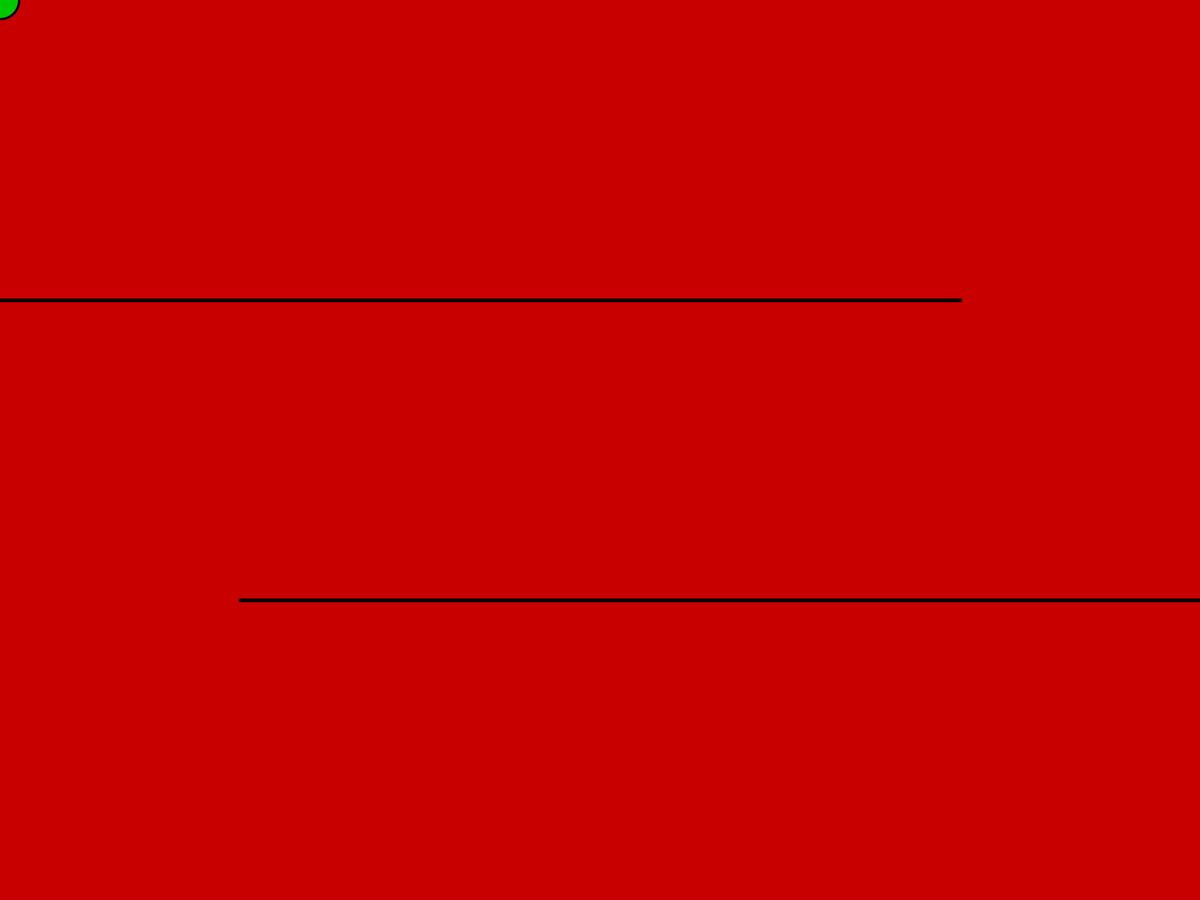
Frame 1 (no input)
Frame 60 (the mouse pressed at the canvas centre just before this capture): identical to frame 1, image omitted
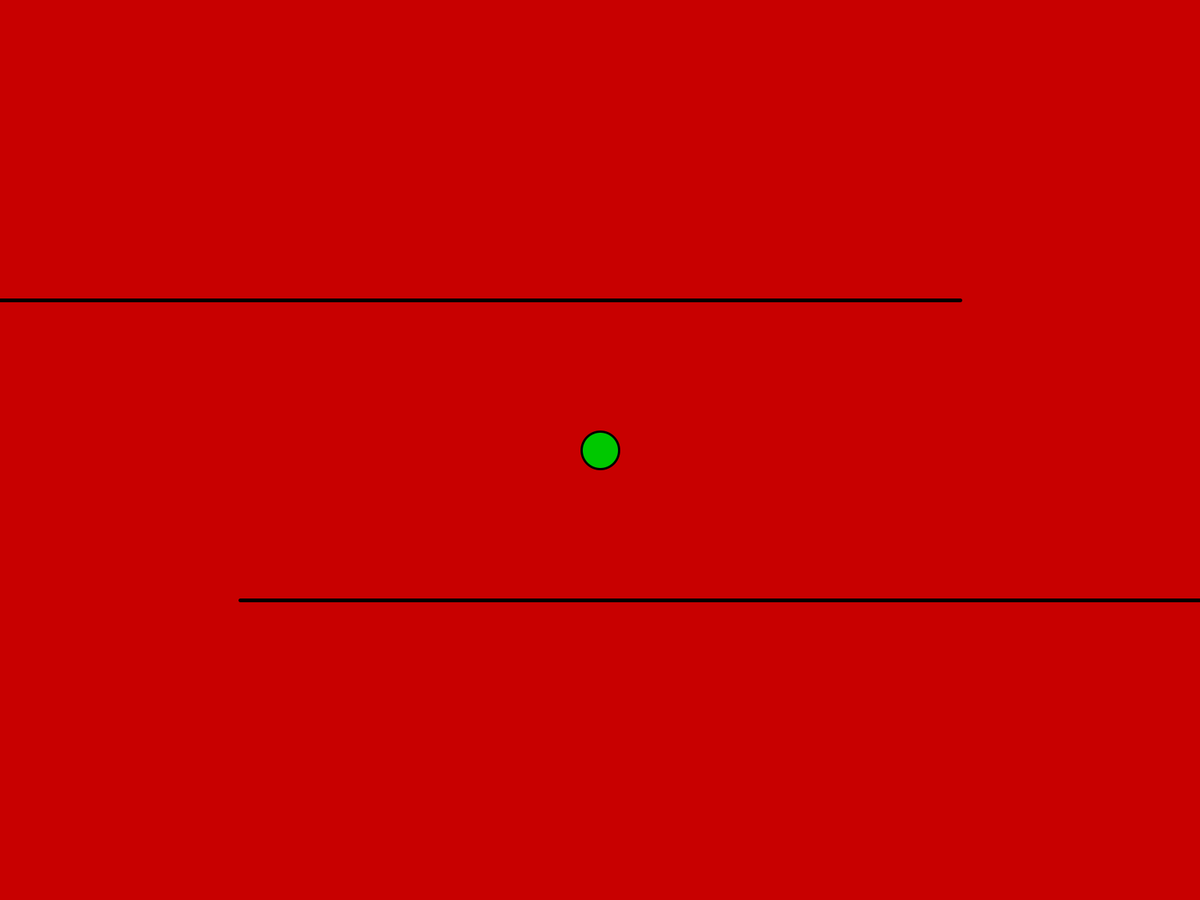
Frame 120 (the mouse held since frame 60 and released just before this capture)

The Processing sketch that drew these frames (run headless with seeded random() and noise(); from frame 60 on, the mouse is pressed at the canvas centre):

// Processing sketch: mouseControl
// ── mouseControl.pde
int hsub,d,g,start,s;

void setup(){
  fullScreen();
  hsub=height/3;
  
}

void draw(){
  if(g==0){
    background(200,0,0);
    fill(0,200,0);
    strokeWeight(3);
    ellipse(mouseX,mouseY,50,50);
    strokeWeight(5);
    println(width,height);
    line(0,height/3,width-width/5,height/3);
    line(width/5,hsub*2,width,hsub*2);
    if(mouseY+25>hsub   && mouseY-25<hsub+5   && start==1 && mouseX-25<width-width/5) g=1;
    if(mouseY+25>hsub*2 && mouseY-25<hsub*2+5 && start==1 && mouseX+25>width/5)         g=1;
    //text(s+"--"+start,width-100,100);
    
  }
  if(g==1){
    background(0,0,200);
    textMode(CENTER);
    textSize(50);
    text("GAME OVER!!!",width/2,height/2);
  }
  if(mousePressed)start=1;
  
  
  
}
